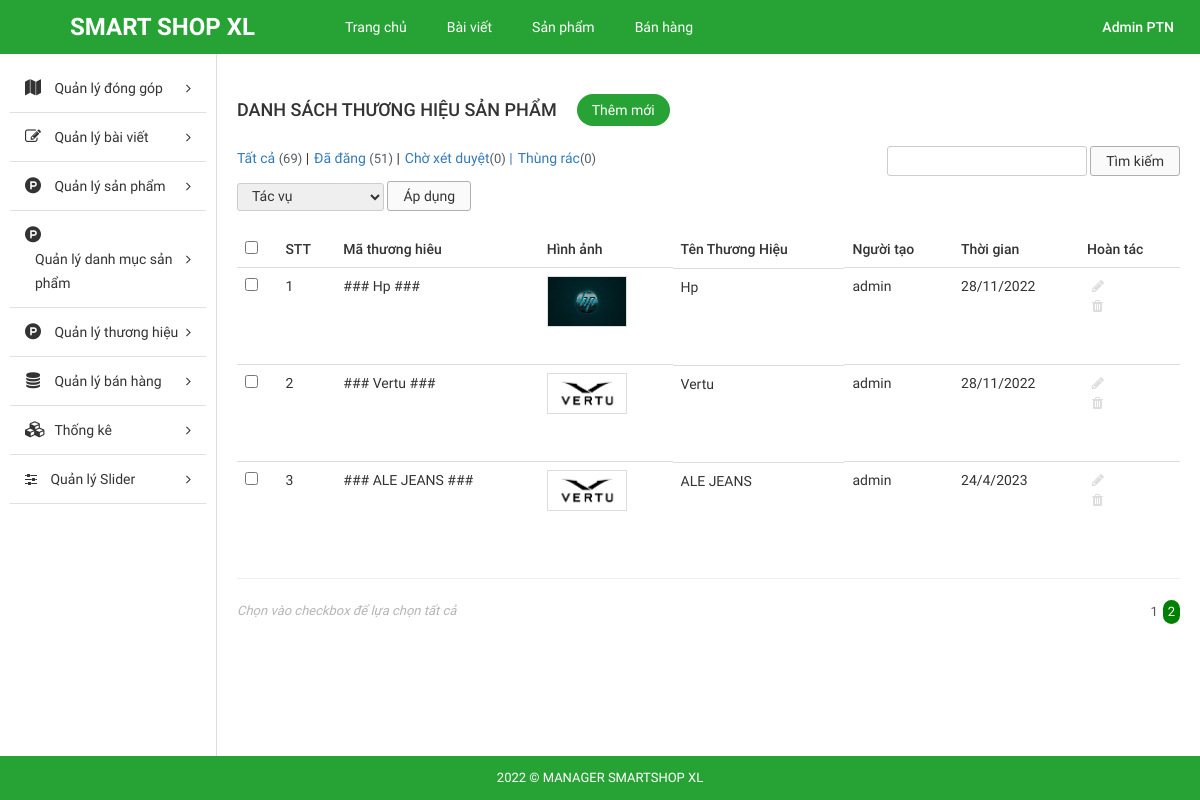
The page /Source_code/admin/index.php?modules=brands&controllers=index&action=list&page=2 (signed in) on the database as committed earlier.
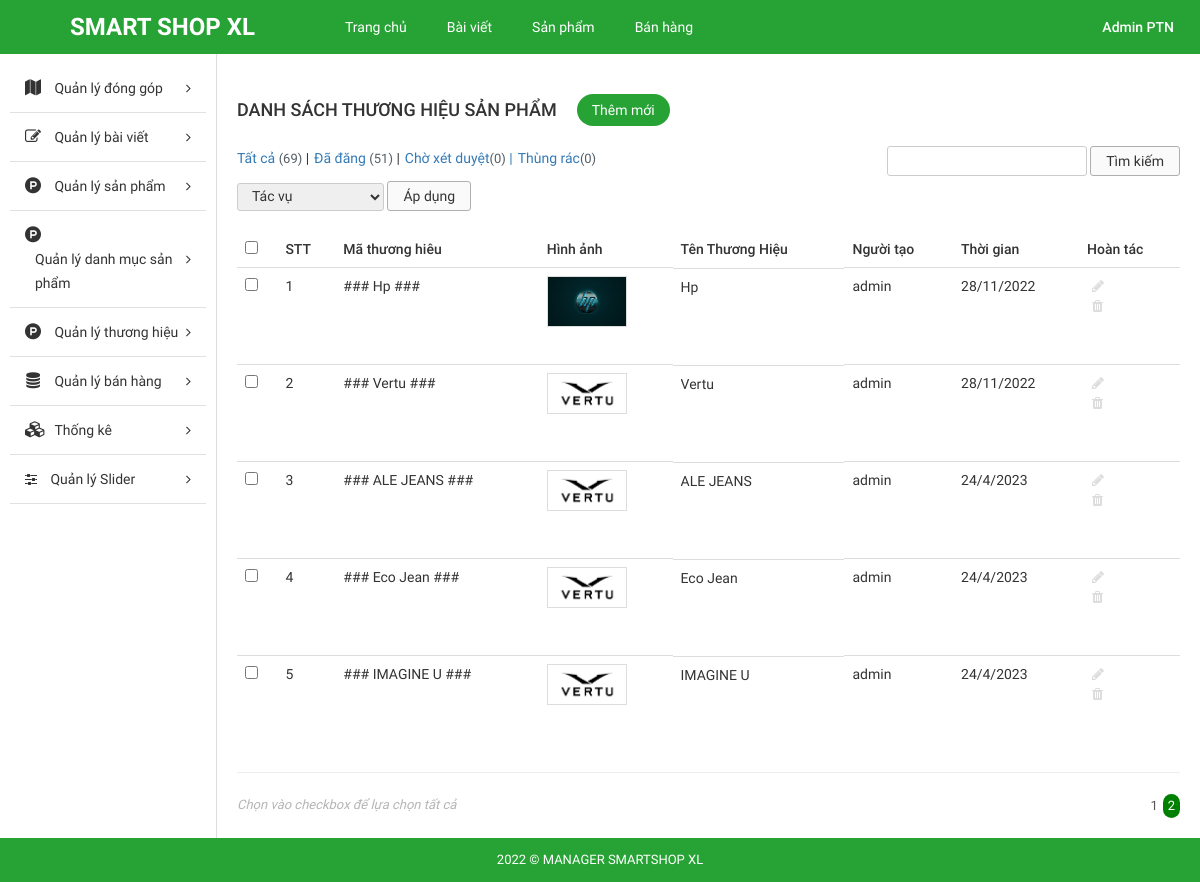
The same page on the database as committed later.
### tables this page shows
CREATE TABLE `tbl_brand` (
  `id` int NOT NULL AUTO_INCREMENT,
  `name` varchar(255) NOT NULL,
  `code` varchar(255) NOT NULL,
  `image` varchar(255) NOT NULL,
  `description` text NOT NULL,
  `create_date` varchar(255) NOT NULL,
  `user` varchar(255) NOT NULL,
  PRIMARY KEY (`id`)
);

### Source_code/admin/libraries/database.php (called while the page is built, shortened)
<?php
function db_query($query_string) {
    global $conn;
    $result = mysqli_query($conn, $query_string);
    return $result;
}
function db_fetch_array($query_string) {
    $result = array();
    $mysqli_result = db_query($query_string);
    while ($row = mysqli_fetch_assoc($mysqli_result)) {
        $result[] = $row;
    }
    return $result;
}

### Source_code/admin/modules/brands/models/indexModel.php (called while the page is built, shortened)
<?php
function getAll() {
	return db_fetch_array("SELECT * FROM `tbl_brand`");
}

### Source_code/admin/modules/brands/controllers/indexController.php (called while the page is built, shortened)
<?php
function listAction() {
	$data_tmp = getAll();
	if(!empty($_GET['page'])){
		$page = $_GET['page'];
	}else{
		$page =1;
	}
	$numProduct = count($data_tmp);
	$productOnPage = 5;
	$num = ceil($numProduct/$productOnPage);
	$start = ($page - 1) * $productOnPage;
	$res =[];
	for ($i=$start; $i < $start+$productOnPage; $i++) {
		if(isset($data_tmp[$i]))
        $res[] = $data_tmp[$i];
	};
	$data = [$res, $num, $page];
	load_view('list',$data);
}

### Source_code/admin/core/router.php (called while the page is built, shortened)
<?php
$action_name = get_action().'Action';
call_function(array('construct', $action_name));

### Source_code/admin/core/appload.php (called while the page is built, shortened)
<?php
require CONFIGPATH . DIRECTORY_SEPARATOR . 'database.php';
require LIBPATH . DIRECTORY_SEPARATOR . 'database.php';
require COREPATH . DIRECTORY_SEPARATOR . 'base.php';
require COREPATH . DIRECTORY_SEPARATOR . 'router.php';

### Source_code/admin/index.php (called while the page is built, shortened)
<?php
require COREPATH.DIRECTORY_SEPARATOR.'appload.php';

### Source_code/admin/modules/brands/views/listView.php (the view, shortened to what the rows shown need)
<div id="main-content-wp" class="list-product-page">
    <div class="wrap clearfix">
        <div id="content" class="fl-right">
            <div class="section" id="title-page">
                <div class="clearfix">
                    <h3 id="index" class="fl-left">Danh Sách Thương Hiệu Sản Phẩm</h3>
                    <a href="?modules=brands&controllers=index&action=add" title="" id="add-new" class="fl-left">Thêm mới</a>
                </div>
            </div>
            <div class="section" id="detail-page">
                <div class="section-detail">
                    <div class="filter-wp clearfix">
                        <ul class="post-status fl-left">
                            <li class="all"><a href="">Tất cả <span class="count">(69)</span></a> |</li>
                            <li class="publish"><a href="">Đã đăng <span class="count">(51)</span></a> |</li>
                            <li class="pending"><a href="">Chờ xét duyệt<span class="count">(0)</span> |</a></li>
                            <li class="pending"><a href="">Thùng rác<span class="count">(0)</span></a></li>
                        </ul>
                        <form method="GET" class="form-s fl-right">
                            <input type="text" name="s" id="s">
                            <input type="submit" name="sm_s" value="Tìm kiếm">
                        </form>
                    </div>
                    <div class="actions">
                        <form method="GET" action="" class="form-actions">
                            <select name="actions">
                                <option value="0">Tác vụ</option>
                            </select>
                            <input type="submit" name="sm_action" value="Áp dụng">
                        </form>
                    </div>
                    <div class="table-responsive">
                        <table class="table list-table-wp">
                            <thead>
                                <tr>
                                    <td><input type="checkbox" name="checkAll" id="checkAll"></td>
                                    <td><span class="thead-text">STT</span></td>
                                    <td><span class="thead-text">Mã thương hiêu</span></td>
                                    <td><span class="thead-text">Hình ảnh</span></td>
                                    <td><span class="thead-text">Tên Thương Hiệu</span></td>
                                    <td><span class="thead-text">Người tạo</span></td>
                                    <td><span class="thead-text">Thời gian</span></td>
                                    <td><span class="thead-text">Hoàn tác</span></td>
                                </tr>
                            </thead>
                            <tbody>
                                <?php $i=0; if(!empty($data['0'])) foreach ($data['0'] as $key => $value) { $i++;?>
                                <tr>
                                    <td><input type="checkbox" name="checkItem" class="checkItem"></td>
                                    <td><span class="tbody-text"><?php echo $i; ?></h3></span>
                                    <td><span class="tbody-text"><?php echo $value['code']; ?></h3></span>
                                    <td>
                                        <div class="tbody-thumb">
                                            <img src="<?php echo $value['image']; ?>" alt="">
                                        </div>
                                    </td>
                                    <td class="clearfix">
                                        <div class="tb-title fl-left">
                                            <h3><?php echo $value['name']; ?></h3>
                                        </div>
                                    </td>
                                    <td><span class="tbody-text"><?php echo $value['user']; ?></span></td>
                                    <td><span class="tbody-text"><?php echo $value['create_date']; ?></span></td>
                                    <td>
                                        <ul class="list-operation ">
                                            <li><a href="?modules=brands&contollers=index&action=edit&id=<?php echo $value['id']; ?>" title="Sửa" class="edit"><i class="fa fa-pencil" aria-hidden="true"></i></a></li>
                                            <li><a href="?modules=brands&contollers=index&action=delete&id=<?php echo $value['id']; ?>" title="Xóa" class="delete"><i class="fa fa-trash" aria-hidden="true"></i></a></li>
                                        </ul>
                                    </td>
                                </tr>
                                <?php }; ?>
                            </tbody>
                        </table>
                        <hr>
                    </div>
                </div>
            </div>
            <div class="section" id="paging-wp">
                <div class="section-detail clearfix">
                    <p id="desc" class="fl-left">Chọn vào checkbox để lựa chọn tất cả</p>
                    <ul id="list-paging" class="fl-right">
                        <?php for ($i=1; $i <= $data['1'] ; $i++) { ?>
                        <li>
                            <a <?php if($i == $data['2']) echo 'style="background-color: green;color:white; border-radius:300px;"';  ?>  href="?modules=brands&controllers=index&action=list&page=<?php echo $i; ?>" title=""><?php echo $i; ?></a>
                        </li>
                        <?php }; ?>
                    </ul>
                </div>
            </div>
        </div>
    </div>
</div>

### Source_code/admin/core/base.php (shortened to what the rows shown need)
<?php
function get_module() {
    global $config;
    $module = isset($_GET['modules']) ? $_GET['modules'] : $config['default_module'];
    return $module;
}
function call_function($list_function = array()) {
    if (is_array($list_function)) {
        foreach ($list_function as $f) {
            if (function_exists($f())) {
                $f();
            }
        }
    }
}
function load_view($name, $data_send = array()) {
    $data = $data_send;
    $path = MODULESPATH . DIRECTORY_SEPARATOR . get_module() . DIRECTORY_SEPARATOR . 'views' . DIRECTORY_SEPARATOR . $name . 'View.php';
    if (file_exists($path)) {
        require $path;
    } else {
        echo "Không tìm thấy {$path}";
    }
}
function get_header($name = '') {
    global $data;
    if (empty($name)) {
        $name = 'header';
    } else {
        $name = "header-{$name}";
    }
    $path = LAYOUTPATH . DIRECTORY_SEPARATOR . $name . '.php';
    if (file_exists($path)) {
        if (is_array($data)) {
            foreach ($data as $key => $a) {
                $$key = $a;
            }
        }
        require $path;
    } else {
        echo "Không tìm thấy {$path}";
    }
}
function get_footer($name = '') {
    global $data;
    if (empty($name)) {
        $name = 'footer';
    } else {
        $name = "footer-{$name}";
    }
    $path = LAYOUTPATH . DIRECTORY_SEPARATOR . $name . '.php';
    if (file_exists($path)) {
        if (is_array($data)) {
            foreach ($data as $key => $a) {
                $$key = $a;
            }
        }
        require $path;
    } else {
        echo "Không tìm thấy {$path}";
    }
}
function get_sidebar($name = '') {
    global $data;
    if (empty($name)) {
        $name = 'sidebar';
    } else {
        $name = "sidebar-{$name}";
    }
    $path = LAYOUTPATH . DIRECTORY_SEPARATOR . $name . '.php';
    if (file_exists($path)) {
        if (is_array($data)) {
            foreach ($data as $key => $a) {
                $$key = $a;
            }
        }
        require $path;
    } else {
        echo "Không tìm thấy {$path}";
    }
}
?>

Rows that differ between the two databases and show on the page:
added tbl_brand: code "### Eco Jean ###", image (picture), name "Eco Jean", user "admin", create_date "24/4/2023"
added tbl_brand: code "### IMAGINE U ###", image (picture), name "IMAGINE U", user "admin", create_date "24/4/2023"
